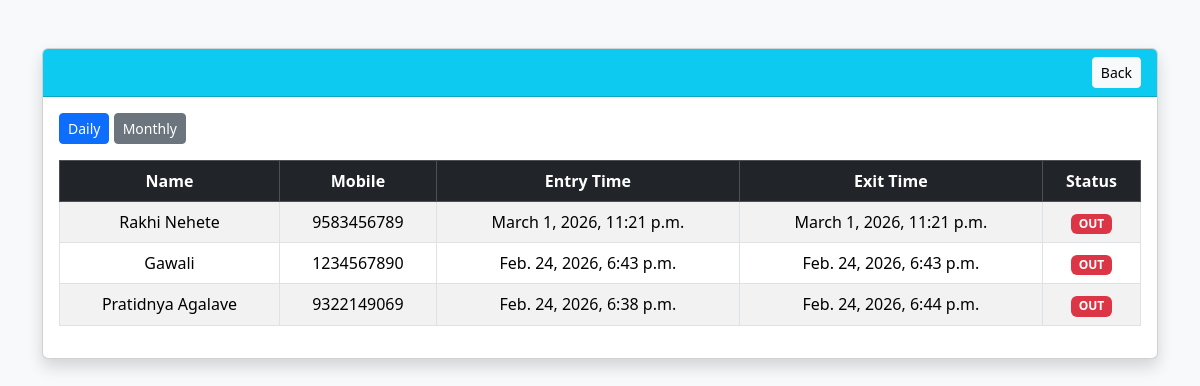
Screenshot of /visitors/report/ (signed in) with the database file from the repository.
### visitors/models.py (models this page shows, shortened)
class Visitor(models.Model):
    GENDER_CHOICES = (
        ('Male', 'Male'),
        ('Female', 'Female'),
        ('Other', 'Other'),
    )
    STATUS_CHOICES = (
        ('IN', 'IN'),
        ('OUT', 'OUT'),
    )
    created_by = models.ForeignKey(
        settings.AUTH_USER_MODEL,   # ✅ IMPORTANT CHANGE
        on_delete=models.CASCADE,
        related_name='visitors'
    )
    name = models.CharField(max_length=100)
    mobile = models.CharField(max_length=10)
    email = models.EmailField()
    gender = models.CharField(max_length=10, choices=GENDER_CHOICES)
    purpose = models.CharField(max_length=200)
    visit_to = models.CharField(max_length=100)
    hostel_or_office = models.CharField(max_length=200)
    address = models.TextField()
    aadhaar = models.CharField(max_length=12)
    remark = models.TextField(null=True, blank=True)
    photo = models.ImageField(upload_to='visitor_photos/', null=True, blank=True)
    signature = models.ImageField(upload_to='signatures/', null=True, blank=True)
    status = models.CharField(max_length=5, choices=STATUS_CHOICES, default='IN')
    entry_time = models.DateTimeField(default=timezone.now)
    exit_time = models.DateTimeField(null=True, blank=True)
    created_at = models.DateTimeField(auto_now_add=True)
    class Meta:
        ordering = ['-entry_time']

### visitors/views.py (the view)
# urls.py: path('visitors/report/', views.visitor_report, name='visitor_report'),
@login_required
def visitor_report(request):
    if request.user.role == "ADMIN":
        visitors = Visitor.objects.all().order_by('-entry_time')
    else:
        visitors = Visitor.objects.filter(
            created_by=request.user
        ).order_by('-entry_time')
    return render(request, 'visitors/visitor_report.html', {
        'visitors': visitors
    })

### visitors/templates/visitors/visitor_report.html (shortened to what this page needs)
<!DOCTYPE html>
<html>
<head>
    <link href="https://cdn.jsdelivr.net/npm/bootstrap@5.3.2/dist/css/bootstrap.min.css" rel="stylesheet">
</head>
<body class="bg-light">
<div class="container mt-5">
    <div class="card shadow">
        <div class="card-header bg-info text-white d-flex justify-content-between">
            <a href="/visitors/list/" class="btn btn-sm btn-light">Back</a>
        </div>
        <div class="card-body">
            <div class="mb-3">
                <a href="?type=daily" class="btn btn-sm btn-primary">Daily</a>
                <a href="?type=monthly" class="btn btn-sm btn-secondary">Monthly</a>
            </div>
            <table class="table table-bordered table-striped text-center">
                <thead class="table-dark">
                    <tr>
                        <th>Name</th>
                        <th>Mobile</th>
                        <th>Entry Time</th>
                        <th>Exit Time</th>
                        <th>Status</th>
                    </tr>
                </thead>
                <tbody>
                {% for v in visitors %}
                    <tr>
                        <td>{{ v.name }}</td>
                        <td>{{ v.mobile }}</td>
                        <td>{{ v.entry_time }}</td>
                        <td>{{ v.exit_time|default:"---" }}</td>
                        <td>
                            {% if v.status == 'IN' %}
                                <span class="badge bg-success">IN</span>
                            {% else %}
                                <span class="badge bg-danger">OUT</span>
                            {% endif %}
                        </td>
                    </tr>
                {% empty %}
                    <tr>
                        <td colspan="5">No records found</td>
                    </tr>
                {% endfor %}
                </tbody>
            </table>
        </div>
    </div>
</div>
</body>
</html>

### rows the page displays
Visitor: name "Rakhi Nehete", mobile "9583456789", entry_time "March 1, 2026, 11:21 p.m.", exit_time "March 1, 2026, 11:21 p.m.", status "OUT"
Visitor: name "Gawali", mobile "1234567890", entry_time "Feb. 24, 2026, 6:43 p.m.", exit_time "Feb. 24, 2026, 6:43 p.m.", status "OUT"
Visitor: name "Pratidnya Agalave", mobile "9322149069", entry_time "Feb. 24, 2026, 6:38 p.m.", exit_time "Feb. 24, 2026, 6:44 p.m.", status "OUT"
